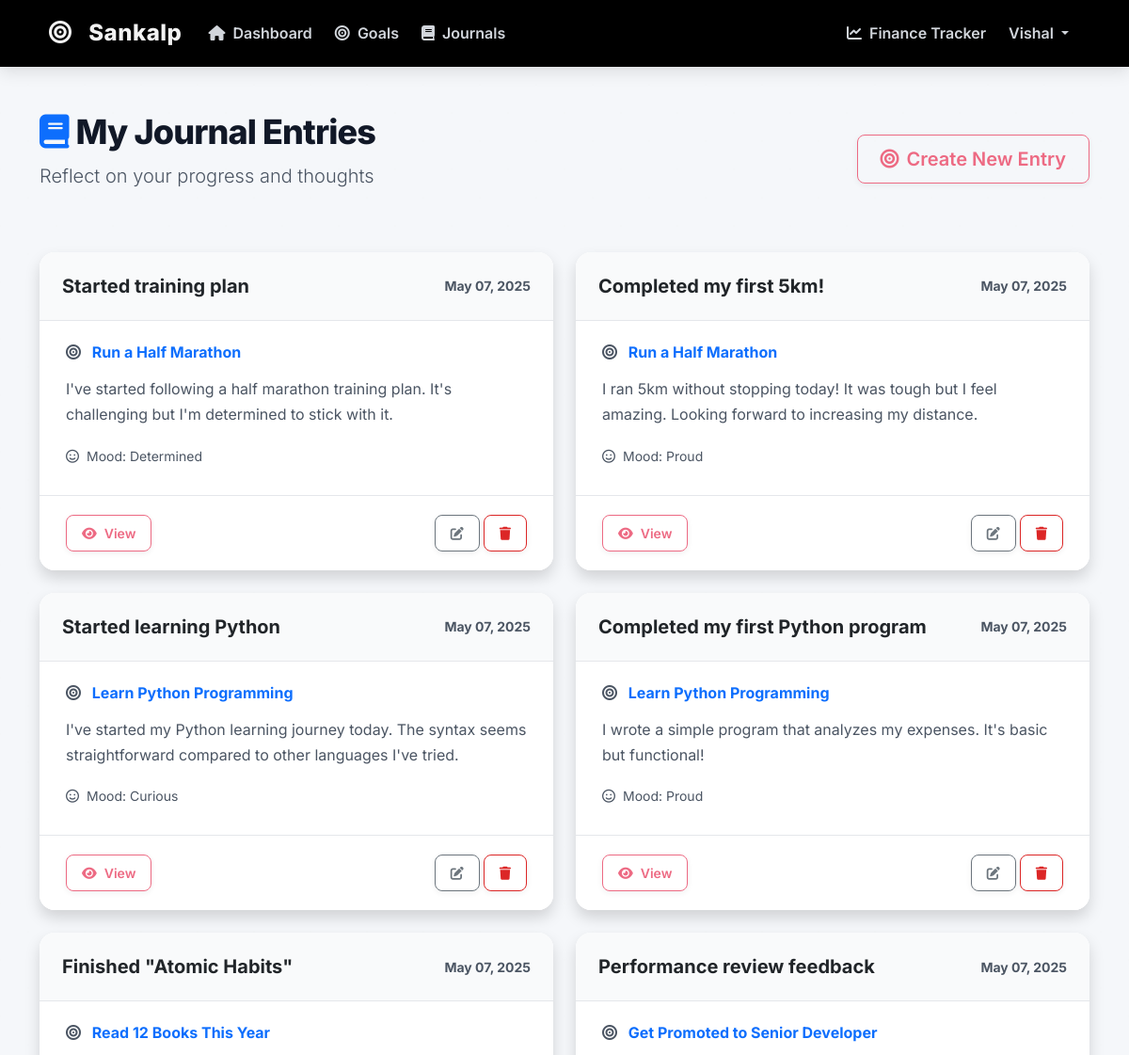
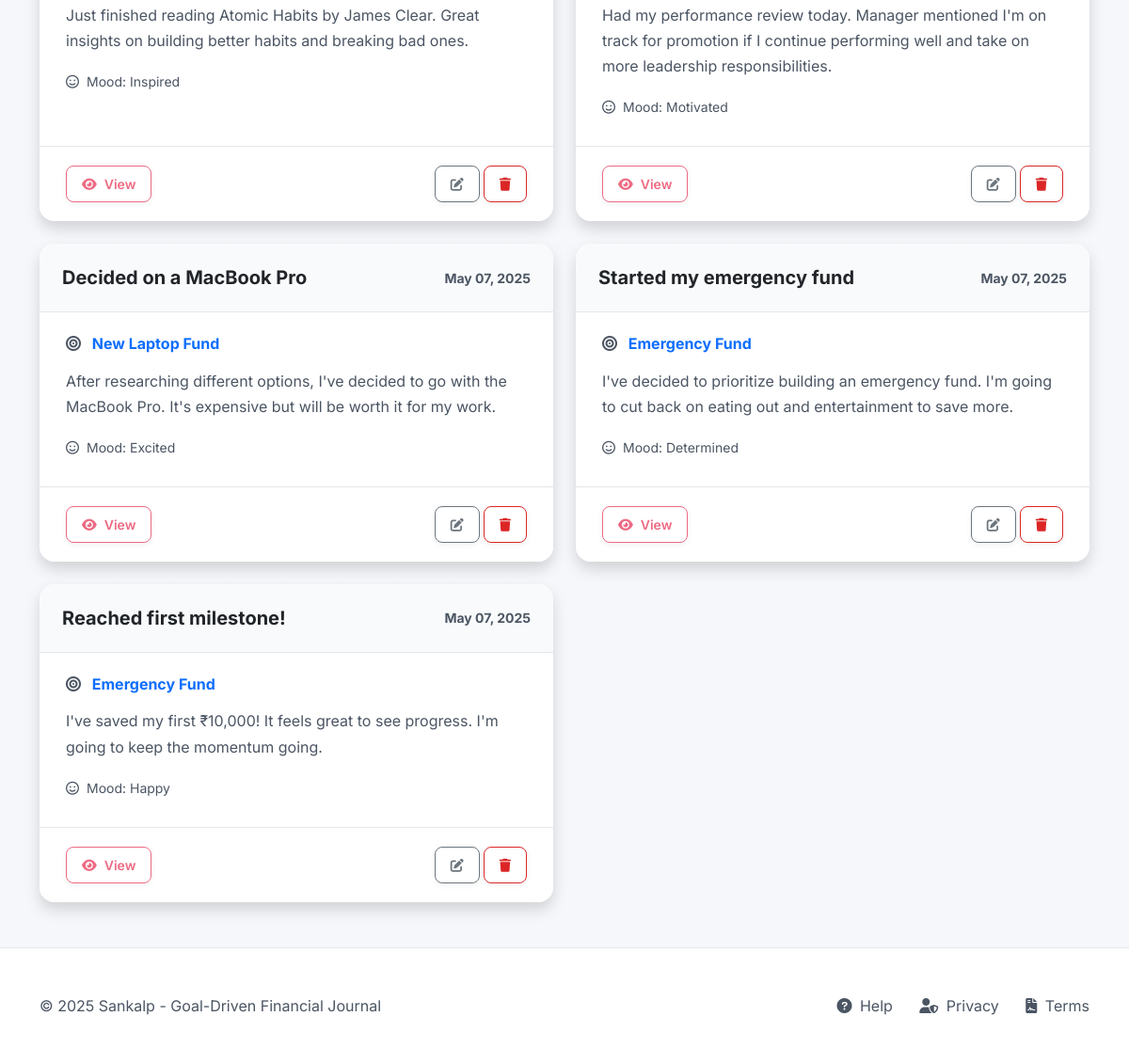
The page /sankalp/journals/ (signed in) on the database its author committed (2 pictures, top to bottom).
### sankalp/models.py (models this page shows, shortened)
class Journal(models.Model):
    user = models.ForeignKey(User, on_delete=models.CASCADE)
    goal = models.ForeignKey(Goal, on_delete=models.CASCADE, related_name='journals')
    title = models.CharField(max_length=200)
    content = models.TextField()
    mood = models.CharField(max_length=50, blank=True)
    created_at = models.DateTimeField(auto_now_add=True)

class Goal(models.Model):
    GOAL_TYPES = [
        ('FINANCIAL', 'Financial'),
        ('PERSONAL', 'Personal'),
        ('CAREER', 'Career'),
        ('HEALTH', 'Health'),
        ('OTHER', 'Other'),
    ]
    STATUS_CHOICES = [
        ('NOT_STARTED', 'Not Started'),
        ('IN_PROGRESS', 'In Progress'),
        ('COMPLETED', 'Completed'),
        ('ABANDONED', 'Abandoned'),
    ]
    user = models.ForeignKey(User, on_delete=models.CASCADE)
    title = models.CharField(max_length=200)
    description = models.TextField()
    goal_type = models.CharField(max_length=20, choices=GOAL_TYPES)
    target_amount = models.DecimalField(max_digits=10, decimal_places=2, null=True, blank=True)
    current_amount = models.DecimalField(max_digits=10, decimal_places=2, default=0)
    start_date = models.DateField()
    target_date = models.DateField()
    status = models.CharField(max_length=20, choices=STATUS_CHOICES, default='NOT_STARTED')
    created_at = models.DateTimeField(auto_now_add=True)
    updated_at = models.DateTimeField(auto_now=True)

### sankalp/views.py (the view)
# urls.py: path('journals/', views.journals_list, name='journals_list'),
@login_required
def journals_list(request):
    journals = Journal.objects.filter(user=request.user).order_by('-created_at')
    return render(request, 'sankalp/journals_list.html', {
        'journals': journals,
        'username': request.session.get('username', '')
    })

### sankalp/templates/sankalp/journals_list.html (shortened to what this page needs)
{% extends 'sankalp/base.html' %}
{% load static %}
{% block content %}
<div class="row mb-5 align-items-center">
    <div class="col-md-8">
        <h1 class="display-5 mb-0">
            <i class="fas fa-book text-primary me-2"></i>My Journal Entries
        </h1>
        <p class="text-muted lead mt-2">Reflect on your progress and thoughts</p>
    </div>
    <div class="col-md-4 text-md-end mt-3 mt-md-0">
        <a href="{% url 'goals_list' %}" class="btn btn-outline-primary btn-lg">
            <i class="fas fa-bullseye me-2"></i>Create New Entry
        </a>
    </div>
</div>
{% if journals %}
    <div class="row g-4">
        {% for journal in journals %}
            <div class="col-md-6">
                <div class="card h-100 shadow">
                    <div class="card-header bg-light d-flex justify-content-between align-items-center">
                        <h5 class="mb-0 fw-bold">{{ journal.title }}</h5>
                        <small class="text-muted">{{ journal.created_at|date:"M d, Y" }}</small>
                    </div>
                    <div class="card-body">
                        <h6 class="card-subtitle mb-3 text-muted">
                            <i class="fas fa-bullseye me-2"></i>
                            <a href="{% url 'goal_detail' journal.goal.id %}" class="text-decoration-none">
                                {{ journal.goal.title }}
                            </a>
                        </h6>
                        <p class="card-text text-muted">{{ journal.content|truncatewords:30 }}</p>
                        {% if journal.mood %}
                            <p class="card-text">
                                <small class="text-muted">
                                    <i class="far fa-smile me-2"></i>Mood: {{ journal.mood }}
                                </small>
                            </p>
                        {% endif %}
                    </div>
                    <div class="card-footer bg-white">
                        <div class="d-flex justify-content-between align-items-center">
                            <a href="{% url 'journal_detail' journal.id %}" class="btn btn-outline-primary btn-sm">
                                <i class="fas fa-eye me-2"></i>View
                            </a>
                            <div class="d-flex gap-1">
                                <a href="{% url 'edit_journal' journal.id %}" class="btn btn-outline-secondary btn-sm">
                                    <i class="fas fa-edit"></i>
                                </a>
                                <a href="{% url 'delete_journal' journal.id %}" class="btn btn-outline-danger btn-sm">
                                    <i class="fas fa-trash"></i>
                                </a>
                            </div>
                        </div>
                    </div>
                </div>
            </div>
        {% endfor %}
    </div>
{% endif %}
{% endblock %}

### sankalp/templates/sankalp/base.html (shortened to what this page needs)
{% load static %}
<!DOCTYPE html>
<html lang="en">
<head>
    <link href="https://cdn.jsdelivr.net/npm/bootstrap@5.3.0-alpha1/dist/css/bootstrap.min.css" rel="stylesheet">
    <link rel="stylesheet" href="https://cdnjs.cloudflare.com/ajax/libs/font-awesome/6.0.0/css/all.min.css">
    <link rel="stylesheet" href="{% static 'sankalp/css/styles.css' %}">
</head>
<body>
    <nav class="navbar navbar-expand-lg navbar-dark bg-primary sticky-top">
        <div class="container">
            <a class="navbar-brand" href="{% url 'sankalp_dashboard' %}">
                <i class="fas fa-bullseye"></i> Sankalp
            </a>
            <div class="collapse navbar-collapse" id="navbarNav">
                <ul class="navbar-nav me-auto mb-2 mb-lg-0">
                    <li class="nav-item">
                        <a class="nav-link" href="{% url 'sankalp_dashboard' %}">
                            <i class="fas fa-home me-1"></i> Dashboard
                        </a>
                    </li>
                    <li class="nav-item">
                        <a class="nav-link" href="{% url 'goals_list' %}">
                            <i class="fas fa-bullseye me-1"></i> Goals
                        </a>
                    </li>
                    <li class="nav-item">
                        <a class="nav-link" href="{% url 'journals_list' %}">
                            <i class="fas fa-book me-1"></i> Journals
                        </a>
                    </li>
                </ul>
                <ul class="navbar-nav mb-2 mb-lg-0">
                    <li class="nav-item">
                        <a class="nav-link" href="{% url 'dashboard' %}">
                            <i class="fas fa-chart-line me-1"></i> Finance Tracker
                        </a>
                    </li>
                    {% if request.session.username %}
                    <li class="nav-item dropdown">
                        <a class="nav-link dropdown-toggle" href="#" id="navbarDropdown" role="button" data-bs-toggle="dropdown" aria-expanded="false">
                            {{ request.session.username }}
                        </a>
                    </li>
                    {% endif %}
                </ul>
            </div>
        </div>
    </nav>
    <main class="container my-5">
        <div class="fade-in">
            {% block content %}{% endblock %}
        </div>
    </main>
    <footer class="py-5 mt-auto bg-white shadow-sm">
        <div class="container">
            <div class="row align-items-center">
                <div class="col-md-6 text-center text-md-start">
                    <p class="mb-0 text-muted">&copy; {% now "Y" %} Sankalp - Goal-Driven Financial Journal</p>
                </div>
                <div class="col-md-6 text-center text-md-end mt-3 mt-md-0">
                    <a href="#" class="text-decoration-none text-muted me-4">
                        <i class="fas fa-question-circle me-1"></i> Help
                    </a>
                    <a href="#" class="text-decoration-none text-muted me-4">
                        <i class="fas fa-user-shield me-1"></i> Privacy
                    </a>
                    <a href="#" class="text-decoration-none text-muted">
                        <i class="fas fa-file-contract me-1"></i> Terms
                    </a>
                </div>
            </div>
        </div>
    </footer>
</body>
</html>

### sankalp/static/sankalp/css/styles.css (style rules this page uses)
:root { --primary-color: #000000; --primary-light: #f2f2f2; --secondary-color: #ed6a83; --secondary-light: #fce4e9; --warning-color: #facc15; --warning-light: #fef9c3; --danger-color: #dc2626; --danger-light: #fee2e2; --info-color: #0ea5e9; --info-light: #e0f2fe; --background-color: #f5f7fa; --card-bg: #ffffff; --text-primary: #111827; --text-secondary: #4b5563; --text-tertiary: #9ca3af; --border-color: #e5e7eb; --border-radius-sm: 0.5rem; --border-radius: 1rem; --border-radius-lg: 1.5rem; --shadow-sm: 0 2px 6px rgba(0, 0, 0, 0.06); --shadow: 0 6px 16px rgba(0, 0, 0, 0.1); --shadow-lg: 0 12px 32px rgba(0, 0, 0, 0.12); --transition-fast: 200ms ease; --transition-normal: 300ms ease; --transition-slow: 400ms ease; }
body { min-height: 100vh; display: flex; flex-direction: column; background-color: var(--background-color); color: var(--text-primary); font-family: "Inter", -apple-system, BlinkMacSystemFont, "Segoe UI", Roboto, "Helvetica Neue", Arial, sans-serif; line-height: 1.7; font-size: 16px; }
h1, h2, h3, h4, h5, h6 { font-weight: 700; line-height: 1.2; margin-bottom: 1rem; }
.display-5 { font-weight: 800; letter-spacing: -0.025em; font-size: 2.25rem; }
.text-muted { color: var(--text-secondary) !important; }
.navbar { box-shadow: var(--shadow); transition: all var(--transition-normal); padding: 10px 40px; background: var(--primary-color) !important; }
.navbar-brand { font-weight: 800; letter-spacing: 0.5px; transition: all var(--transition-fast); font-size: 1.5rem; color: #f2f2f2 !important; }
.navbar-brand i { margin-right: 0.75rem; }
.nav-link { transition: all var(--transition-fast); padding: 0.5rem 1.25rem; border-radius: var(--border-radius-sm); margin: 0 0.25rem; font-weight: 600; color: #d1d5db !important; }
.card { border-radius: var(--border-radius); box-shadow: var(--shadow-sm); transition: transform var(--transition-normal), box-shadow var(--transition-normal); border: none; background-color: var(--card-bg); overflow: hidden; }
.card-header { background-color: var(--card-bg); border-bottom: 1px solid var(--border-color); padding: 1.5rem; font-weight: 700; }
.card-header.bg-light { background-color: #f9fafb !important; }
.card-body { padding: 1.75rem; }
.card-footer { background-color: rgba(0, 0, 0, 0.02); border-top: 1px solid var(--border-color); padding: 1.25rem 1.75rem; }
.btn { border-radius: var(--border-radius-sm); padding: 0.625rem 1.5rem; font-weight: 600; transition: all var(--transition-fast); box-shadow: var(--shadow-sm); position: relative; overflow: hidden; }
.btn::after { content: ""; position: absolute; top: 0; left: 0; width: 100%; height: 100%; background-color: rgba(255, 255, 255, 0.15); transform: translateY(100%); transition: transform var(--transition-fast); }
.btn-outline-primary { border-color: var(--secondary-color); color: var(--secondary-color); }
.btn-outline-danger { border-color: var(--danger-color); color: var(--danger-color); }
.btn-sm { padding: 0.5rem 1rem; font-size: 0.875rem; }
footer { margin-top: auto; background-color: var(--card-bg); border-top: 1px solid var(--border-color); padding: 2rem 0; color: var(--text-secondary); }
.fade-in { animation: fadeIn 0.6s ease forwards; }
body::before { content: ""; position: fixed; top: 0; left: 0; width: 100%; height: 100%; background-image: radial-gradient(var(--primary-light) 1.5px, transparent 1.5px), radial-gradient(var(--primary-light) 1.5px, transparent 1.5px); background-size: 60px 60px; background-position: 0 0, 30px 30px; opacity: 0.25; pointer-events: none; z-index: -1; }

### rows shown on the page
Journal: title "Started training plan", created_at "May 07, 2025", goal "Run a Half Marathon", content "I've started following a half marathon training plan. It's challenging but I'm determined to stick with it.", mood "Determined"
Journal: title "Completed my first 5km!", created_at "May 07, 2025", goal "Run a Half Marathon", content "I ran 5km without stopping today! It was tough but I feel amazing. Looking forward to increasing my distance.", mood "Proud"
Journal: title "Started learning Python", created_at "May 07, 2025", goal "Learn Python Programming", content "I've started my Python learning journey today. The syntax seems straightforward compared to other languages I've tried.", mood "Curious"
Journal: title "Completed my first Python program", created_at "May 07, 2025", goal "Learn Python Programming", content "I wrote a simple program that analyzes my expenses. It's basic but functional!", mood "Proud"
Journal: title "Finished \"Atomic Habits\"", created_at "May 07, 2025", goal "Read 12 Books This Year", content "Just finished reading Atomic Habits by James Clear. Great insights on building better habits and breaking bad ones.", mood "Inspired"
Journal: title "Performance review feedback", created_at "May 07, 2025", goal "Get Promoted to Senior Developer", content "Had my performance review today. Manager mentioned I'm on track for promotion if I continue performing well and take on more leadership responsibilities.", mood "Motivated"
Journal: title "Decided on a MacBook Pro", created_at "May 07, 2025", goal "New Laptop Fund", content "After researching different options, I've decided to go with the MacBook Pro. It's expensive but will be worth it for my work.", mood "Excited"
Journal: title "Started my emergency fund", created_at "May 07, 2025", goal "Emergency Fund", content "I've decided to prioritize building an emergency fund. I'm going to cut back on eating out and entertainment to save more.", mood "Determined"
Journal: title "Reached first milestone!", created_at "May 07, 2025", goal "Emergency Fund", content "I've saved my first ₹10,000! It feels great to see progress. I'm going to keep the momentum going.", mood "Happy"

### other values the page prints
{{ request.session.username }} "Vishal"
